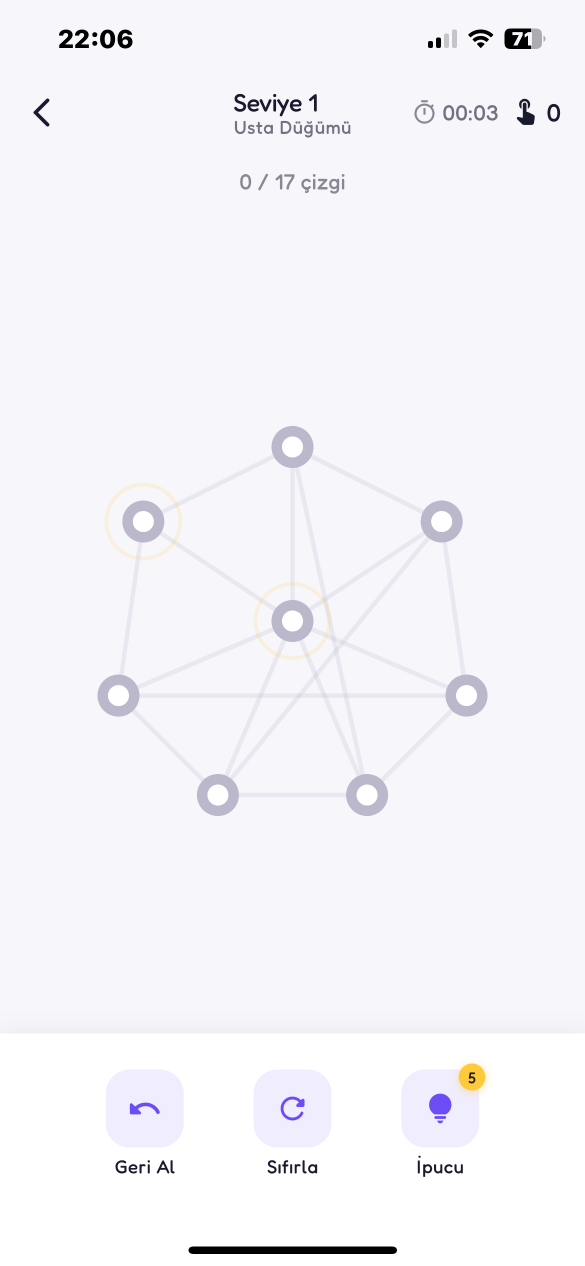
#> input picture appstore_screenshots/IMG_1969.PNG, 1170 x 2532 px (shown at 1/2 size); the run also reads 2 pictures not shown here
$ python generate_screenshots.py
#> lines starting #> are read from the running program, lines starting #| are printed output that depends on the picture
#!/usr/bin/env python3
"""
Çizgi Bulmaca — App Store Screenshot Generator v2
Generates 1242×2688px marketing screenshots with gradient backgrounds,
headlines, and phone mockups. Uses overlay compositing for translucent elements.
"""

from PIL import Image, ImageDraw, ImageFont
import os

# ───── CONFIGURATION ─────
SCREENSHOTS_DIR = os.path.dirname(os.path.abspath(__file__))
OUTPUT_DIR = os.path.join(SCREENSHOTS_DIR, "output")
os.makedirs(OUTPUT_DIR, exist_ok=True)

W, H = 1242, 2688
PHONE_W = 700
PHONE_RADIUS = 54
PHONE_BORDER = 8

# Brand colors
PURPLE = (108, 76, 245)
MINT = (58, 222, 176)
YELLOW = (255, 201, 60)
MAGENTA = (224, 64, 251)
RED = (255, 92, 92)
DARK_BG = (18, 16, 28)
DARK_MID = (30, 27, 58)

# ───── HELPER FUNCTIONS ─────

def create_gradient(width, height, colors):
    """Create a vertical gradient image with 2 or 3 color stops."""
    img = Image.new('RGBA', (width, height))
    draw = ImageDraw.Draw(img)
    for y in range(height):
        t = y / max(height - 1, 1)
        if len(colors) == 2:
            r = int(colors[0][0] + (colors[1][0] - colors[0][0]) * t)
            g = int(colors[0][1] + (colors[1][1] - colors[0][1]) * t)
            b = int(colors[0][2] + (colors[1][2] - colors[0][2]) * t)
        else:
            if t < 0.5:
                t2 = t * 2
                r = int(colors[0][0] + (colors[1][0] - colors[0][0]) * t2)
                g = int(colors[0][1] + (colors[1][1] - colors[0][1]) * t2)
                b = int(colors[0][2] + (colors[1][2] - colors[0][2]) * t2)
            else:
                t2 = (t - 0.5) * 2
                r = int(colors[1][0] + (colors[2][0] - colors[1][0]) * t2)
                g = int(colors[1][1] + (colors[2][1] - colors[1][1]) * t2)
                b = int(colors[1][2] + (colors[2][2] - colors[1][2]) * t2)
        draw.line([(0, y), (width, y)], fill=(r, g, b, 255))
    return img

def add_glow(img, cx, cy, radius, color, alpha=60):
    """Add a radial glow effect."""
    overlay = Image.new('RGBA', img.size, (0, 0, 0, 0))
    draw = ImageDraw.Draw(overlay)
    for r in range(radius, 0, -3):
        a = int(alpha * (1 - (r / radius) ** 2))
        if a < 1:
            continue
        draw.ellipse([cx - r, cy - r, cx + r, cy + r], fill=(color[0], color[1], color[2], a))
    return Image.alpha_composite(img, overlay)

def add_circle_deco(img, cx, cy, radius, color, opacity=25):
    """Add a decorative circle via overlay."""
    overlay = Image.new('RGBA', img.size, (0, 0, 0, 0))
    draw = ImageDraw.Draw(overlay)
    draw.ellipse([cx - radius, cy - radius, cx + radius, cy + radius],
                 fill=(color[0], color[1], color[2], opacity))
    return Image.alpha_composite(img, overlay)

def draw_translucent_rounded_rect(img, x1, y1, x2, y2, radius, fill_rgba, outline_rgba=None, outline_width=2):
    """Draw a translucent rounded rectangle using overlay compositing."""
    overlay = Image.new('RGBA', img.size, (0, 0, 0, 0))
    draw = ImageDraw.Draw(overlay)
    draw.rounded_rectangle([x1, y1, x2, y2], radius=radius, fill=fill_rgba)
    if outline_rgba:
        draw.rounded_rectangle([x1, y1, x2, y2], radius=radius, fill=None,
                               outline=outline_rgba, width=outline_width)
    return Image.alpha_composite(img, overlay)

def create_phone_frame(screenshot_path, border_color=PURPLE):
    """Create a phone mockup with rounded corners and border."""
    try:
        screenshot = Image.open(screenshot_path).convert('RGBA')
    except Exception as e:
        print(f"  ⚠ Could not load {screenshot_path}: {e}")
        screenshot = Image.new('RGBA', (1170, 2532), (200, 200, 200, 255))

    inner_w = PHONE_W - PHONE_BORDER * 2
    scale = inner_w / screenshot.width
    inner_h = int(screenshot.height * scale)
    screenshot = screenshot.resize((inner_w, inner_h), Image.LANCZOS)

    total_h = inner_h + PHONE_BORDER * 2
    phone = Image.new('RGBA', (PHONE_W, total_h), (0, 0, 0, 0))

    # Border background
    border_img = Image.new('RGBA', (PHONE_W, total_h), (0, 0, 0, 0))
    draw_b = ImageDraw.Draw(border_img)
    draw_b.rounded_rectangle(
        [0, 0, PHONE_W - 1, total_h - 1],
        radius=PHONE_RADIUS,
        fill=(border_color[0], border_color[1], border_color[2], 200)
    )
    phone = Image.alpha_composite(phone, border_img)

    # Inner white area
    inner_img = Image.new('RGBA', (PHONE_W, total_h), (0, 0, 0, 0))
    draw_i = ImageDraw.Draw(inner_img)
    draw_i.rounded_rectangle(
        [PHONE_BORDER, PHONE_BORDER, PHONE_W - PHONE_BORDER - 1, total_h - PHONE_BORDER - 1],
        radius=PHONE_RADIUS - 4,
        fill=(255, 255, 255, 255)
    )
    phone = Image.alpha_composite(phone, inner_img)

    # Mask for screenshot (rounded corners)
    mask = Image.new('L', (inner_w, inner_h), 0)
    mask_draw = ImageDraw.Draw(mask)
    mask_draw.rounded_rectangle([0, 0, inner_w - 1, inner_h - 1], radius=PHONE_RADIUS - 8, fill=255)

    phone.paste(screenshot, (PHONE_BORDER, PHONE_BORDER), mask)
    return phone

def get_font(size, bold=True):
    """Load system fonts."""
    paths = [
        "/System/Library/Fonts/SFProDisplay-Bold.otf" if bold else "/System/Library/Fonts/SFProDisplay-Regular.otf",
        "/System/Library/Fonts/SFNS.ttf",
        "/System/Library/Fonts/Helvetica.ttc",
        "/Library/Fonts/Arial Bold.ttf" if bold else "/Library/Fonts/Arial.ttf",
    ]
    for fp in paths:
        if os.path.exists(fp):
            try:
                return ImageFont.truetype(fp, size)
            except:
                continue
    return ImageFont.load_default()

def draw_centered_text(draw, text, y, font, fill=(255, 255, 255, 255), width=W):
    """Draw centered text. Returns text height."""
    bbox = draw.textbbox((0, 0), text, font=font)
    tw = bbox[2] - bbox[0]
    x = (width - tw) // 2
    draw.text((x, y), text, font=font, fill=fill)
    return bbox[3] - bbox[1]

# ───── SLIDE GENERATORS ─────

def generate_slide_1():
    """Gameplay: Tek Çizgiyle Bulmacayı Çöz!"""
    print("🎮 Generating Slide 1: Gameplay...")
    img = create_gradient(W, H, [DARK_BG, DARK_MID, PURPLE])

    img = add_circle_deco(img, W + 50, -50, 200, PURPLE, 30)
    img = add_circle_deco(img, -40, H - 600, 150, MINT, 30)
    img = add_circle_deco(img, W + 20, 500, 100, YELLOW, 18)
    img = add_glow(img, W // 2, H - 800, 500, MINT, 45)

    draw = ImageDraw.Draw(img)
    font_title = get_font(82)
    font_sub = get_font(38, bold=False)

    h1 = draw_centered_text(draw, "Tek Çizgiyle", 120, font_title)
#> h1 = 10
    draw_centered_text(draw, "Bulmacayı Çöz!", 120 + h1 + 10, font_title, fill=(*MINT, 255))
    draw_centered_text(draw, "Parmağını kaldırmadan tamamla", 120 + h1 * 2 + 50, font_sub, fill=(255, 255, 255, 170))

    phone = create_phone_frame(os.path.join(SCREENSHOTS_DIR, "IMG_1969.PNG"), (42, 42, 74))
#> in create_phone_frame, `phone = Image.alpha_composite(phone, border_img)`:
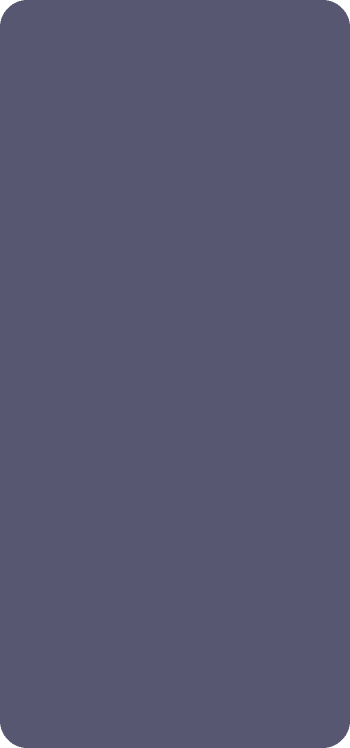
#> phone: PIL image 700x1496 RGBA (shown at 1/2 size); mean R, G, B, A 41.9, 41.9, 73.8, 199.5; transparent parts drawn white
    phone_x = (W - phone.width) // 2
    phone_y = H - phone.height + 80  # Moved up
    img.paste(phone, (phone_x, phone_y), phone)

    img.save(os.path.join(OUTPUT_DIR, "cizgi_bulmaca_01_oynaniş.png"))
    print("  ✅ Saved")

def generate_slide_2():
    """Home: 600+ Seviye Seni Bekliyor!"""
    print("🏠 Generating Slide 2: Home Screen...")
    img = create_gradient(W, H, [(10, 43, 39), DARK_BG, DARK_MID])

    img = add_circle_deco(img, W + 50, -50, 200, MINT, 30)
    img = add_circle_deco(img, -40, H - 700, 150, (255, 170, 51), 25)
    img = add_glow(img, W // 2, H - 800, 500, MINT, 35)

    draw = ImageDraw.Draw(img)
    font_title = get_font(78)
    font_sub = get_font(38, bold=False)
    font_badge = get_font(32)

    h1 = draw_centered_text(draw, "600+ Seviye", 120, font_title, fill=(*MINT, 255))
#> h1 = 10
    draw_centered_text(draw, "Seni Bekliyor!", 120 + h1 + 10, font_title)
    draw_centered_text(draw, "Kolay · Orta · Zor modları keşfet", 120 + h1 * 2 + 50, font_sub, fill=(255, 255, 255, 155))

    # Translucent badges
    badge_y = 460
    badge_data = [
        ("😊 Kolay", MINT),
        ("🔧 Orta", (255, 170, 51)),
        ("🔥 Zor", MAGENTA)
    ]
    badge_widths = []
    badge_gap = 28
    for text, _ in badge_data:
        bbox = draw.textbbox((0, 0), text, font=font_badge)
        badge_widths.append(bbox[2] - bbox[0] + 76)
#> this loop made 3 passes
#> bbox on passes 1 to 3: (0, 2, 32, 12), (0, 2, 26, 10), (0, 2, 23, 10)
#> after the loop, badge_widths = [108, 102, 99]

    total_w = sum(badge_widths) + badge_gap * 2
#> total_w = 365
    bx = (W - total_w) // 2
#> bx = 438
    for i, (text, color) in enumerate(badge_data):
        bw = badge_widths[i]
        bh = 72
        img = draw_translucent_rounded_rect(
            img, bx, badge_y, bx + bw, badge_y + bh, 34,
            fill_rgba=(color[0], color[1], color[2], 50),
            outline_rgba=(color[0], color[1], color[2], 120)
        )
        draw = ImageDraw.Draw(img)
        bbox = draw.textbbox((0, 0), text, font=font_badge)
        tw = bbox[2] - bbox[0]
        th = bbox[3] - bbox[1]
        draw.text((bx + (bw - tw) // 2, badge_y + (bh - th) // 2), text, font=font_badge, fill=(255, 255, 255, 255))
        bx += bw + badge_gap
#> this loop made 3 passes
#> (bw, bbox, tw, th, bx) on passes 1 to 3: (108, (0, 2, 32, 12), 32, 10, 574), (102, (0, 2, 26, 10), 26, 8, 704), (99, (0, 2, 23, 10), 23, 8, 831)
#> after the loop, bx = 831

    phone = create_phone_frame(os.path.join(SCREENSHOTS_DIR, "IMG_1968.PNG"), (26, 58, 53))
#> call 2 of create_phone_frame, with screenshot_path = 'appstore_screenshots/IMG_1968.PNG', border_color = (26, 58, 53)
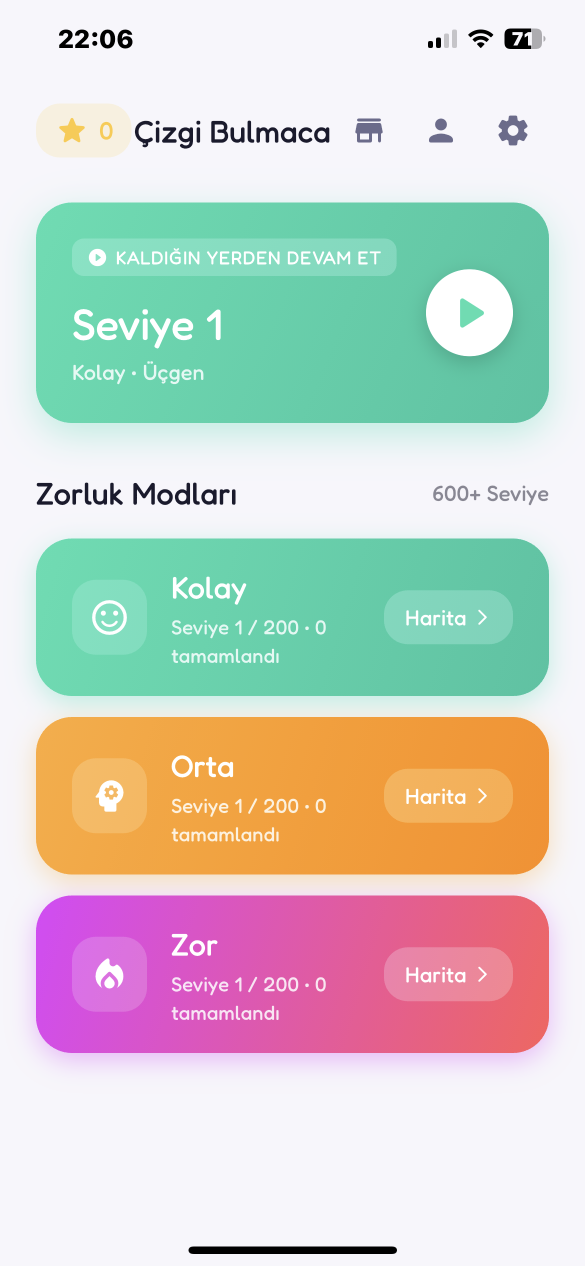
#> input picture appstore_screenshots/IMG_1968.PNG, 1170 x 2532 px (shown at 1/2 size)
    phone_x = (W - phone.width) // 2
    phone_y = H - phone.height + 80
    img.paste(phone, (phone_x, phone_y), phone)

    img.save(os.path.join(OUTPUT_DIR, "cizgi_bulmaca_02_ana_ekran.png"))
    print("  ✅ Saved")

def generate_slide_3():
    """Level Map: Her Seviye Yeni Bir Meydan Okuma"""
    print("🗺️  Generating Slide 3: Level Map...")
    img = create_gradient(W, H, [(42, 31, 94), DARK_BG, DARK_MID])

    img = add_circle_deco(img, W + 50, -50, 200, MAGENTA, 30)
    img = add_circle_deco(img, -40, H - 600, 150, RED, 25)
    img = add_glow(img, W // 2, H - 800, 500, MAGENTA, 35)
#> call 3 of add_glow, with cx = 621, cy = 1888, radius = 500, color = (224, 64, 251), alpha = 35
#> in add_glow (call 3), `return Image.alpha_composite(img, overlay)`:
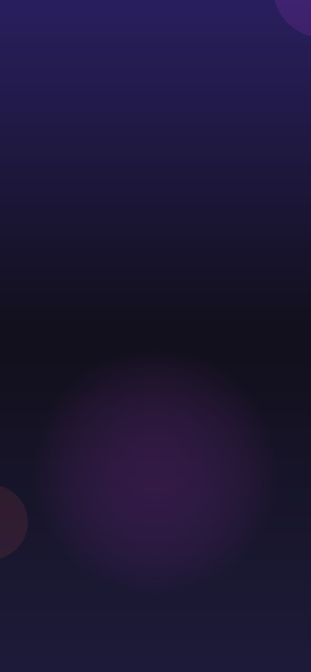
#> returned value: PIL image 1242x2688 RGBA (shown at 1/4 size); mean R, G, B, A 29.9, 22.8, 54.9, 255

    draw = ImageDraw.Draw(img)
    font_title = get_font(76)
    font_sub = get_font(38, bold=False)
    font_badge = get_font(30)

    h1 = draw_centered_text(draw, "Her Seviye", 120, font_title)
#> h1 = 10
    draw_centered_text(draw, "Yeni Bir Meydan Okuma", 120 + h1 + 10, font_title, fill=(*MAGENTA, 255))
    draw_centered_text(draw, "200 seviye × 3 zorluk modu", 120 + h1 * 2 + 50, font_sub, fill=(255, 255, 255, 155))

    # Level badges
    badge_y = 450
    badges = [("🟢 200 Kolay", MINT), ("🟠 200 Orta", (255, 170, 51)), ("🟣 200 Zor", MAGENTA)]
    badge_widths = []
    for text, _ in badges:
        bbox = draw.textbbox((0, 0), text, font=font_badge)
        badge_widths.append(bbox[2] - bbox[0] + 64)
#> this loop made 3 passes
#> bbox on passes 1 to 3: (0, 2, 52, 12), (0, 2, 46, 10), (0, 2, 43, 10)
#> after the loop, badge_widths = [116, 110, 107]
    total_w = sum(badge_widths) + 20 * 2
#> total_w = 373
    bx = (W - total_w) // 2
#> bx = 434
    for i, (text, color) in enumerate(badges):
        bw = badge_widths[i]
        bh = 65
        img = draw_translucent_rounded_rect(
            img, bx, badge_y, bx + bw, badge_y + bh, 20,
            fill_rgba=(color[0], color[1], color[2], 40),
            outline_rgba=(255, 255, 255, 30)
        )
        draw = ImageDraw.Draw(img)
        bbox = draw.textbbox((0, 0), text, font=font_badge)
        tw = bbox[2] - bbox[0]
        th = bbox[3] - bbox[1]
        draw.text((bx + (bw - tw) // 2, badge_y + (bh - th) // 2), text, font=font_badge, fill=(255, 255, 255, 220))
        bx += bw + 20
#> this loop made 3 passes
#> (bw, bbox, tw, th, bx) on passes 1 to 3: (116, (0, 2, 52, 12), 52, 10, 570), (110, (0, 2, 46, 10), 46, 8, 700), (107, (0, 2, 43, 10), 43, 8, 827)
#> after the loop, bx = 827

    phone = create_phone_frame(os.path.join(SCREENSHOTS_DIR, "IMG_1970.PNG"), (42, 42, 74))
#> call 3 of create_phone_frame, with screenshot_path = 'appstore_screenshots/IMG_1970.PNG', border_color = (42, 42, 74)
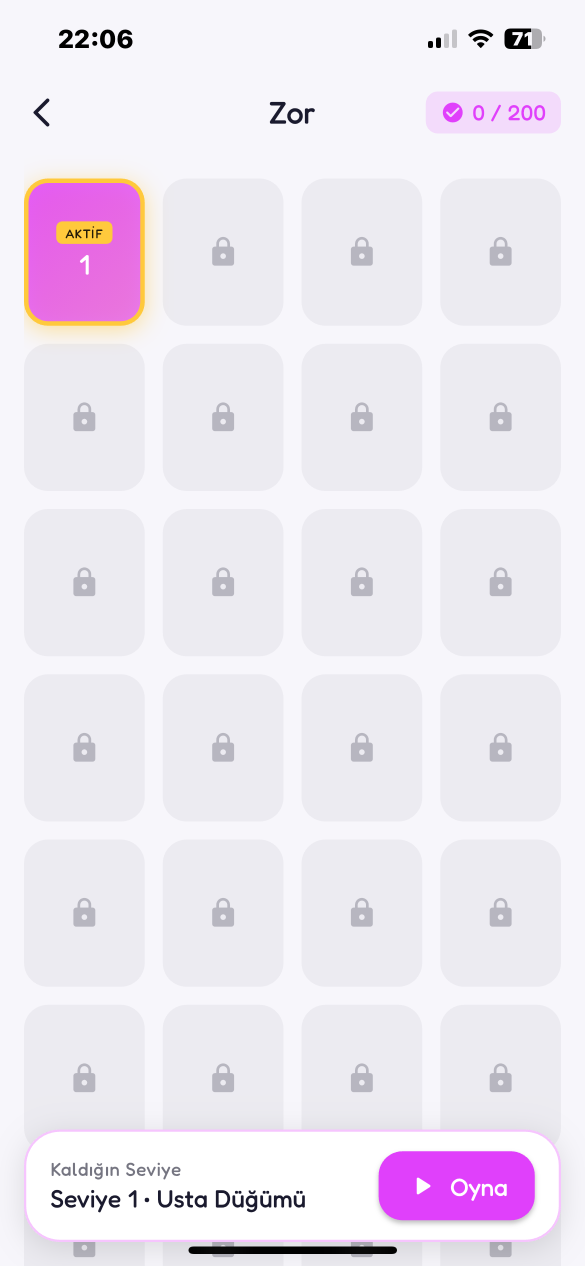
#> input picture appstore_screenshots/IMG_1970.PNG, 1170 x 2532 px (shown at 1/2 size)
    phone_x = (W - phone.width) // 2
    phone_y = H - phone.height + 80
    img.paste(phone, (phone_x, phone_y), phone)

    img.save(os.path.join(OUTPUT_DIR, "cizgi_bulmaca_03_seviye_haritasi.png"))
    print("  ✅ Saved")

def generate_slide_4():
    """Profile: Yıldız Kazan Rekor Kır!"""
    print("⭐ Generating Slide 4: Profile...")
    img = create_gradient(W, H, [DARK_BG, DARK_MID, (42, 31, 94)])

    img = add_circle_deco(img, W + 50, -50, 200, YELLOW, 20)
    img = add_circle_deco(img, -40, H - 600, 150, PURPLE, 20)
    img = add_glow(img, W // 2, H - 800, 500, YELLOW, 30)
#> call 4 of add_glow, with cx = 621, cy = 1888, radius = 500, color = (255, 201, 60), alpha = 30
#> in add_glow (call 4), `return Image.alpha_composite(img, overlay)`:
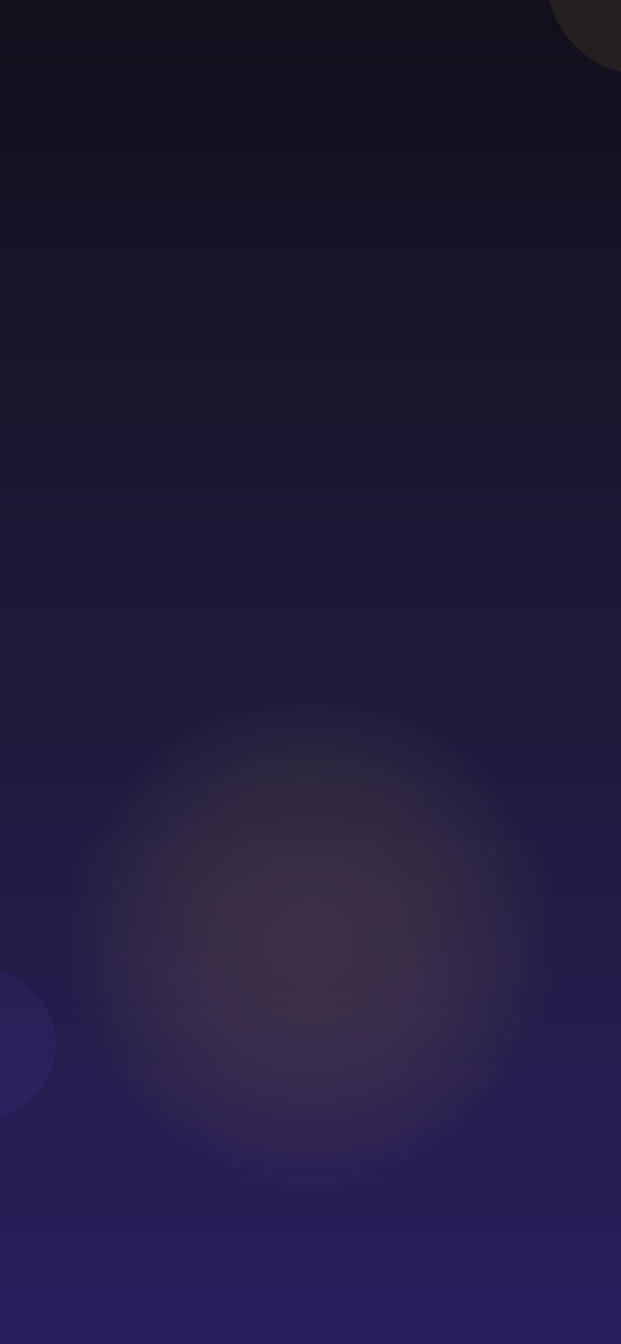
#> returned value: PIL image 1242x2688 RGBA (shown at 1/2 size); mean R, G, B, A 32.6, 27.1, 59, 255

    draw = ImageDraw.Draw(img)
    font_title = get_font(78)
    font_sub = get_font(38, bold=False)
    font_stat_big = get_font(52)
    font_stat_label = get_font(26, bold=False)

    h1 = draw_centered_text(draw, "Yıldız Kazan", 120, font_title, fill=(*YELLOW, 255))
#> h1 = 8
    draw_centered_text(draw, "Rekor Kır!", 120 + h1 + 10, font_title)
    draw_centered_text(draw, "İlerlemeni takip et", 120 + h1 * 2 + 50, font_sub, fill=(255, 255, 255, 155))

    # Stat cards with proper overlay
    card_y = 450
    stats = [("⭐ 58", "Yıldız"), ("🏆 5800", "Puan"), ("✅ 20", "Çözülen")]
    card_w = 240
    card_h = 160
    card_gap = 32
    total_cw = card_w * 3 + card_gap * 2
    sx = (W - total_cw) // 2
    for i, (val, label) in enumerate(stats):
        cx = sx + i * (card_w + card_gap)
        img = draw_translucent_rounded_rect(
            img, cx, card_y, cx + card_w, card_y + card_h, 28,
            fill_rgba=(255, 255, 255, 18),
            outline_rgba=(255, 255, 255, 35)
        )
        draw = ImageDraw.Draw(img)
        # Value
        bbox = draw.textbbox((0, 0), val, font=font_stat_big)
        tw = bbox[2] - bbox[0]
        th = bbox[3] - bbox[1]
        draw.text((cx + (card_w - tw) // 2, card_y + 28), val, font=font_stat_big, fill=(*YELLOW, 255))
        # Label
        bbox2 = draw.textbbox((0, 0), label, font=font_stat_label)
        lw = bbox2[2] - bbox2[0]
        draw.text((cx + (card_w - lw) // 2, card_y + card_h - 50), label, font=font_stat_label, fill=(255, 255, 255, 160))
#> this loop made 3 passes
#> (bbox, tw, bbox2, lw) on passes 1 to 3: ((0, 2, 19, 10), 19, (0, 2, 31, 10), 31), ((0, 2, 31, 10), 31, (0, 2, 25, 10), 25), ((0, 2, 19, 10), 19, (0, 2, 37, 10), 37)

    phone = create_phone_frame(os.path.join(SCREENSHOTS_DIR, "IMG_1977.PNG"), (42, 42, 74))
    phone_x = (W - phone.width) // 2
    phone_y = H - phone.height + 80
    img.paste(phone, (phone_x, phone_y), phone)

    img.save(os.path.join(OUTPUT_DIR, "cizgi_bulmaca_04_profil.png"))
    print("  ✅ Saved")

def generate_slide_5():
    """Onboarding: Kolay Başla Ustalaş!"""
    print("🚀 Generating Slide 5: Onboarding...")
    img = create_gradient(W, H, [DARK_BG, (26, 16, 64), PURPLE])

    img = add_circle_deco(img, -50, -50, 200, PURPLE, 30)
    img = add_circle_deco(img, W + 40, H - 600, 150, YELLOW, 22)
    img = add_glow(img, W // 2, H - 800, 500, PURPLE, 40)

    draw = ImageDraw.Draw(img)
    font_title = get_font(78)
    font_sub = get_font(38, bold=False)
    font_feature = get_font(26, bold=False)

    h1 = draw_centered_text(draw, "Kolay Başla", 120, font_title)
#> h1 = 10
    draw_centered_text(draw, "Ustalaş!", 120 + h1 + 10, font_title, fill=(*YELLOW, 255))
    draw_centered_text(draw, "Sezgisel oynanış, anında başla", 120 + h1 * 2 + 50, font_sub, fill=(255, 255, 255, 155))

    # Feature cards
    feature_y = 450
    features = [("👆", "Tek Parmak", "Kontrolü"), ("🧩", "Sezgisel", "Tasarım"), ("🚀", "Hemen", "Oyna")]
    card_w = 210
    card_h = 150
    gap = 24
    total_w = card_w * 3 + gap * 2
    sx = (W - total_w) // 2
    for i, (icon, line1, line2) in enumerate(features):
        cx = sx + i * (card_w + gap)
        img = draw_translucent_rounded_rect(
            img, cx, feature_y, cx + card_w, feature_y + card_h, 24,
            fill_rgba=(255, 255, 255, 18),
            outline_rgba=(255, 255, 255, 30)
        )
        draw = ImageDraw.Draw(img)
        # Icon
        font_icon = get_font(36)
        bbox_i = draw.textbbox((0, 0), icon, font=font_icon)
        iw = bbox_i[2] - bbox_i[0]
        draw.text((cx + (card_w - iw) // 2, feature_y + 15), icon, font=font_icon, fill=(255, 255, 255, 255))
        # Text
        for j, line in enumerate([line1, line2]):
            bbox = draw.textbbox((0, 0), line, font=font_feature)
            tw = bbox[2] - bbox[0]
            draw.text((cx + (card_w - tw) // 2, feature_y + 70 + j * 32), line, font=font_feature, fill=(255, 255, 255, 190))

    phone = create_phone_frame(os.path.join(SCREENSHOTS_DIR, "IMG_1965.PNG"), (42, 42, 74))
    phone_x = (W - phone.width) // 2
    phone_y = H - phone.height + 80
    img.paste(phone, (phone_x, phone_y), phone)

    img.save(os.path.join(OUTPUT_DIR, "cizgi_bulmaca_05_baslangic.png"))
    print("  ✅ Saved")

# ───── MAIN ─────
if __name__ == "__main__":
    print("=" * 50)
    print("📱 Çizgi Bulmaca — App Store Screenshots v2")
    print(f"   Output: {OUTPUT_DIR}")
    print(f"   Size: {W}×{H}px")
    print("=" * 50)

    generate_slide_1()
    generate_slide_2()
    generate_slide_3()
    generate_slide_4()
    generate_slide_5()

    print("\n" + "=" * 50)
    print("🎉 Tüm 5 screenshot oluşturuldu!")
    print(f"📁 Dosyalar: {OUTPUT_DIR}")
    print("=" * 50)

    for f in sorted(os.listdir(OUTPUT_DIR)):
        if f.endswith('.png'):
            fpath = os.path.join(OUTPUT_DIR, f)
            with Image.open(fpath) as im:
                print(f"  📄 {f}: {im.size[0]}×{im.size[1]}px ({os.path.getsize(fpath) // 1024}KB)")
